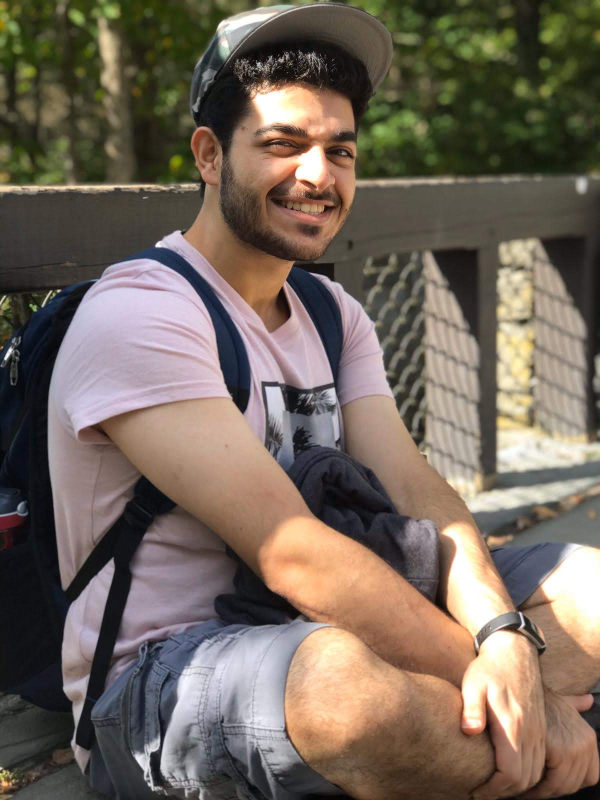
%> input picture HW 06/HW06_Kimbrell_Caitlin_Raina_Nikhil/Raina_portrait.jpg, 1200 x 1600 px (shown at 1/2 size)
$ octave --eval "HW06_part4_portrait;"   (GNU Octave 9; MATLAB toolbox functions it lacks are replaced by stand-ins)
%> lines starting %> are read from the running program, lines starting %| are printed output that depends on the picture
function HW06_part4_portrait
    %read in the image.
    im = imread('Raina_portrait.jpg');
%> im is the input picture: size 1600x1200x3 uint8; mean R, G, B 116.7, 104.2, 92.3
    im = imresize(im, [640 480]);
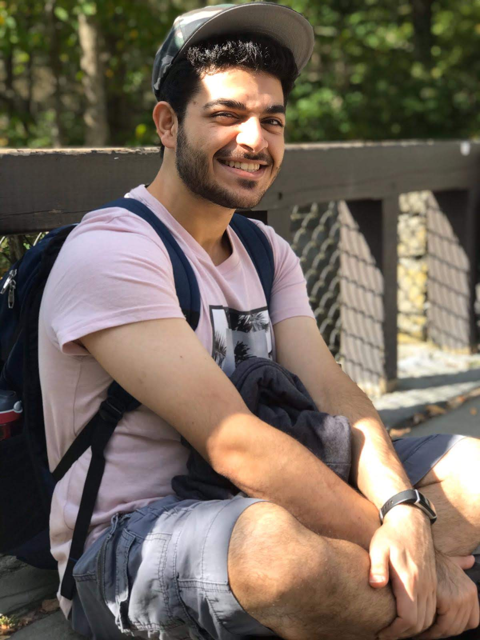
%> im: size 640x480x3 uint8; mean R, G, B 116.7, 104.2, 92.3
    %imwrite(im, 'resized_image.jpg');
    %im = imread('resized_image.jpg');
    %size fo the image
    dimension = size(im);
%> dimension = [640 480 3]

    %filter to smooth the image
    fltr = fspecial('gauss', [15 15], 1.4);
    im = imfilter(im, fltr, 'same', 'repl');
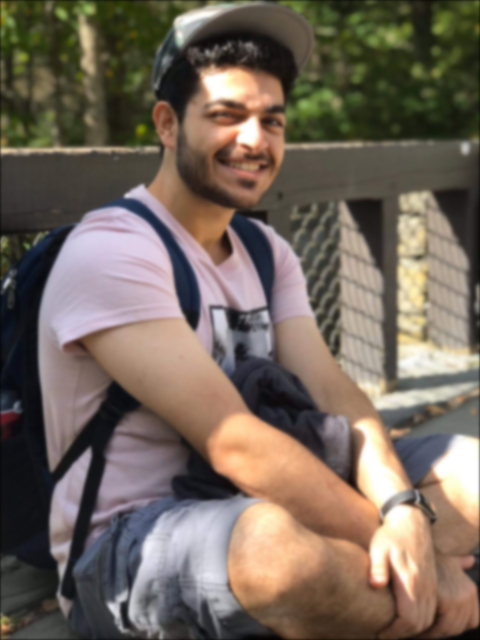
%> im: size 640x480x3 uint8; mean R, G, B 116.4, 103.9, 92.1
    im = rgb2ycbcr(im);
%> im: size 640x480x3 uint8; mean of channels 1, 2, 3 107.3, 121, 134.3

    %matrix matching the size of the image
    [xs, ys] = meshgrid(1:dimension(2), 1:dimension(1));


    %separating the respective color channels.
    im_red = im(:,:,1);
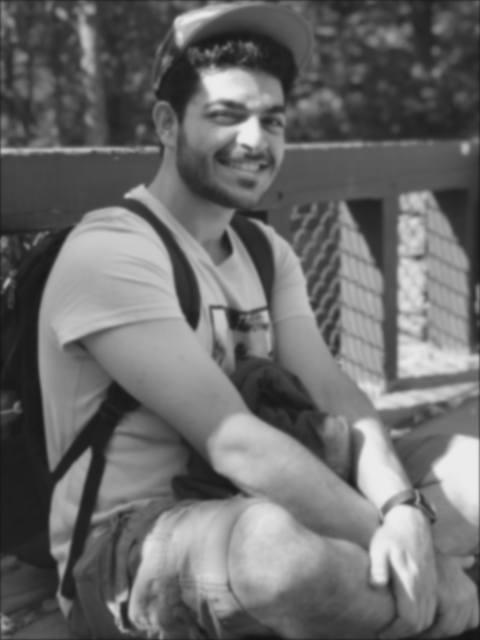
%> im_red: size 640x480 uint8; min 18, max 235, mean 107.3
    im_green = im(:,:,2);
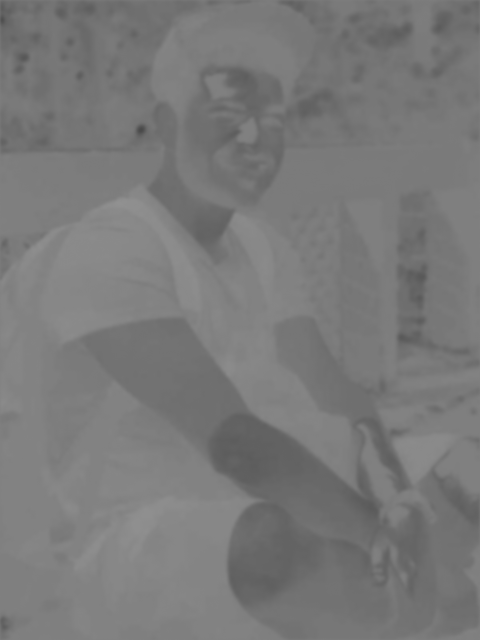
%> im_green: size 640x480 uint8; min 73, max 145, mean 121
    im_blue = im(:,:,3);
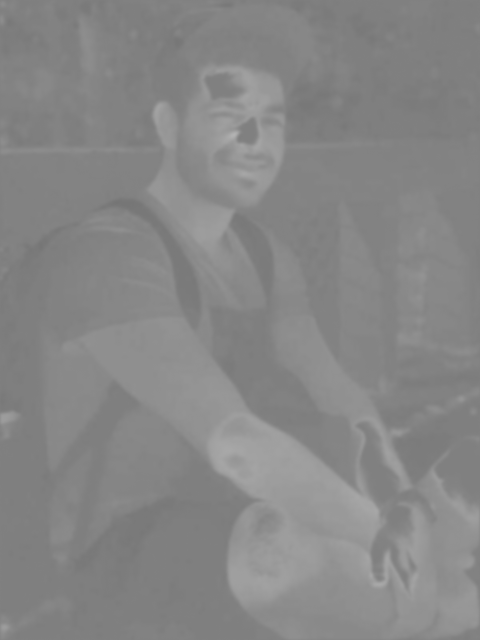
%> im_blue: size 640x480 uint8; min 117, max 178, mean 134.3

    %default weight for the pixels
    pixel_weight = 0.3;

    %k value to be taken
    k = 200;

    %initialising all the attributes with the meshgrid and the weight that
    %had been found and initialised before.
    attr = [xs(:)*pixel_weight, ys(:)*pixel_weight, double(im_red(:)), ...
                double(im_green(:)), double(im_blue(:))];

    %implementing the K-means method for clustering
    [cluster_indx, cluster_center] = kmeans(attr, k);

    %changes the cluster centers to int
    center_to_int = uint8(cluster_center(:,3:end));

    %back to rgb from ycbcr
    center_to_int = ycbcr2rgb(center_to_int);

    %reshaping the image to avoid loss of data
    im_reshape = reshape(cluster_indx, dimension(1), dimension(2));

    %splitting the channels of the cluster matrix
    im_1 = center_to_int(:,1);
    im_2 = center_to_int(:,2);
    im_3 = center_to_int(:,3);

    %forming the new image
    im_new = im_1(im_reshape);
    im_new(:,:,2) = im_2(im_reshape);
    im_new(:,:,3) = im_3(im_reshape);

    imshow(im_new);
    adding_edges(im_new);
    %imwrite(im_new, 'cartoon_image_Raina.jpg');
end

function adding_edges(image)
    %finding the edges in the image
    im_gray = rgb2gray(image);

    % creating a filter for x and y values
    fltr_dx = [-1 0 1] / 2;
    fltr_dy = fltr_dx.';


    % getting separate filters for each axis.
    di_dx = imfilter(im_gray, fltr_dx, 'same', 'repl');
    di_dy = imfilter(im_gray, fltr_dy, 'same', 'repl');

    % increasing the contrast of the edges
    di_mag = sqrt(double(di_dy.^2 + di_dx.^2));

    % getting the most contrasting edges
    im_edges = di_mag > 15;

    % recreating the image and adding the edges, but in black.
    im_red = image(:,:,1);
    im_green = image(:,:,2);
    im_blue = image(:,:,3);

    % making the edges black for each channel
    im_red(im_edges) = 0;
    im_green(im_edges) = 0;
    im_blue(im_edges) = 0;

    im_new = im_red;
    im_new(:,:,2) = im_green;
    im_new(:,:,3) = im_blue;

    imshow(im_new);

    imwrite(im_new, 'cartoon_image_with_edges_Raina.jpg');

end
%> (the run ends here)
